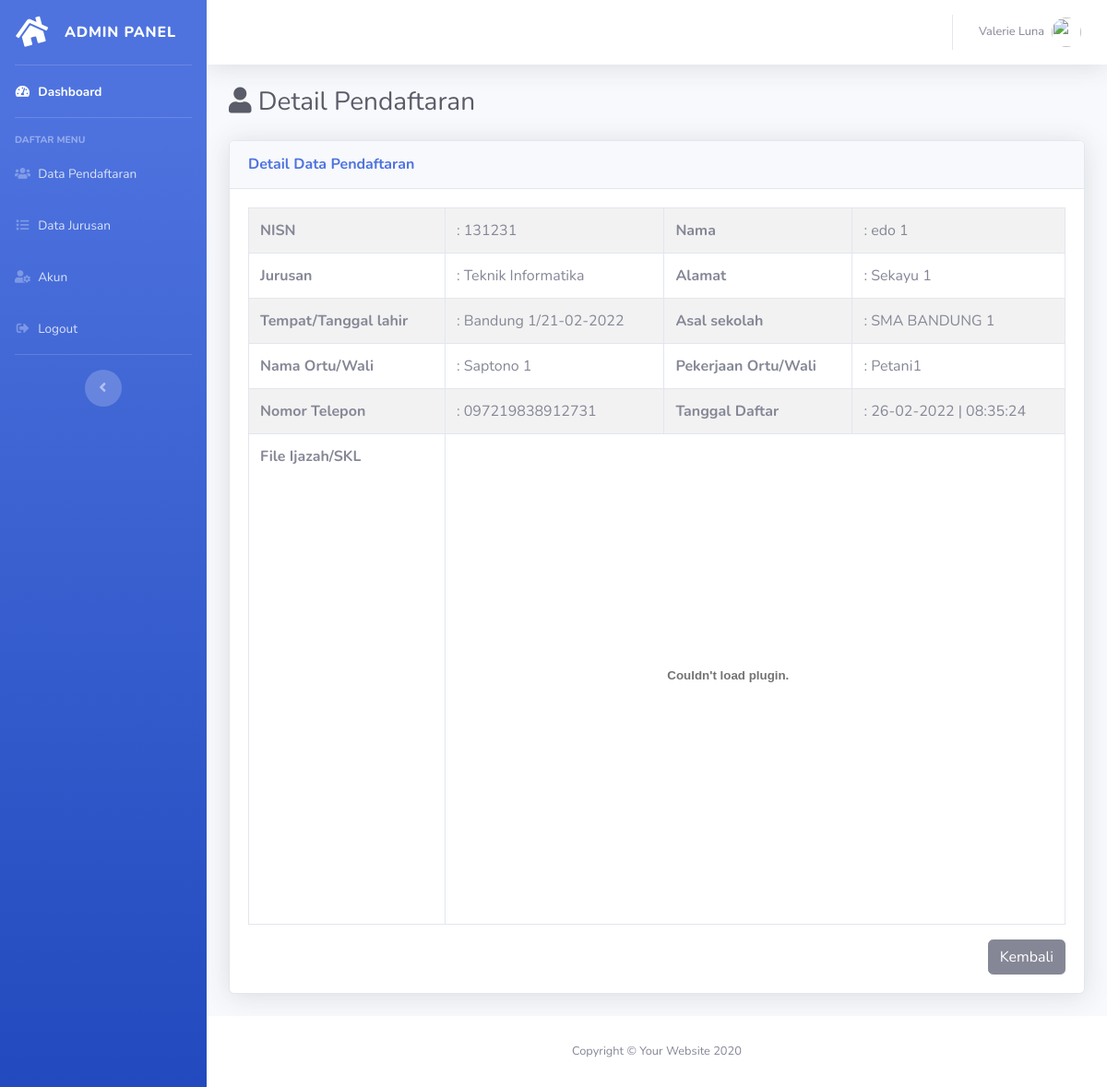
Page /admin/detail-pendaftaran.php?id_pendaftaran=6 on the committed database.
### tables this page shows
CREATE TABLE `tbl_pendaftaran` (
  `id_pendaftaran` int(11) NOT NULL,
  `jurusan_id` varchar(100) NOT NULL,
  `nisn` varchar(20) NOT NULL,
  `nama` varchar(100) NOT NULL,
  `alamat` text NOT NULL,
  `tempat` text NOT NULL,
  `tanggal_lahir` date NOT NULL,
  `asal_sekolah` varchar(100) NOT NULL,
  `nama_ortu` varchar(100) NOT NULL,
  `pekerjaan_ortu` varchar(150) NOT NULL,
  `no_telepon` varchar(20) NOT NULL,
  `file` varchar(150) NOT NULL,
  `tanggal_daftar` timestamp NOT NULL DEFAULT current_timestamp() ON UPDATE current_timestamp()
);

CREATE TABLE `tbl_jurusan` (
  `id_jurusan` int(11) NOT NULL,
  `nama_jurusan` varchar(50) NOT NULL,
  `tanggal_input` timestamp NOT NULL DEFAULT current_timestamp() ON UPDATE current_timestamp()
);

### admin/config/controller.php (called while the page is built, shortened)
<?php
function query($query)
{
    global $db;
    $result = mysqli_query($db, $query);
    $rows = [];
    while ($row = mysqli_fetch_assoc($result)) {
        $rows[] = $row;
    }
    return $rows;
}

### admin/detail-pendaftaran.php (the view, shortened to what this page needs)
<?php
include 'layout/header.php';
$id_pendaftaran = (int)$_GET['id_pendaftaran'];
$data_pendaftaran = query("SELECT * FROM tbl_pendaftaran JOIN tbl_jurusan ON tbl_pendaftaran.jurusan_id = tbl_jurusan.id_jurusan WHERE id_pendaftaran = '$id_pendaftaran'")[0];
?>
<div class="container-fluid">
    <div class="d-sm-flex align-items-center justify-content-between mb-4">
        <h1 class="h3 mb-0 text-gray-800"><i class="fas fa-user"></i> Detail Pendaftaran</h1>
    </div>
    <div class="card shadow mb-4">
        <div class="card-header py-3">
            <h6 class="m-0 font-weight-bold text-primary">Detail Data Pendaftaran</h6>
        </div>
        <div class="card-body">
            <div class="table-responsive">
                <table class="table table-striped table-bordered">
                    <tr>
                        <th>NISN</th>
                        <td>: <?= $data_pendaftaran['nisn']; ?></td>
                        <th>Nama</th>
                        <td>: <?= $data_pendaftaran['nama']; ?></td>
                    </tr>
                    <tr>
                        <th>Jurusan</th>
                        <td>: <?= $data_pendaftaran['nama_jurusan']; ?></td>
                        <th>Alamat</th>
                        <td>: <?= $data_pendaftaran['alamat']; ?></td>
                    </tr>
                    <tr>
                        <th>Tempat/Tanggal lahir</th>
                        <td>: <?= $data_pendaftaran['tempat']; ?>/<?= date('d-m-Y', strtotime($data_pendaftaran['tanggal_lahir'])); ?></td>
                        <th>Asal sekolah</th>
                        <td>: <?= $data_pendaftaran['asal_sekolah']; ?></td>
                    </tr>
                    <tr>
                        <th>Nama Ortu/Wali</th>
                        <td>: <?= $data_pendaftaran['nama_ortu']; ?></td>
                        <th>Pekerjaan Ortu/Wali</th>
                        <td>: <?= $data_pendaftaran['pekerjaan_ortu']; ?></td>
                    </tr>
                    <tr>
                        <th>Nomor Telepon</th>
                        <td>: <?= $data_pendaftaran['no_telepon']; ?></td>
                        <th>Tanggal Daftar</th>
                        <td>: <?= date('d-m-Y | H:i:s', strtotime($data_pendaftaran['tanggal_daftar'])); ?></td>
                    </tr>
                    <tr>
                        <th>File Ijazah/SKL</th>
                        <td colspan="3">
                            <embed src="assets/file/<?= $data_pendaftaran['file']; ?>#toolbar=0&navpanes=0&scrollbar=0" type="application/pdf" width="91%" height="500px" />
                        </td>
                    </tr>
                </table>
                <a href="data-pendaftaran.php" class="btn btn-secondary float-right">Kembali</a>
            </div>
        </div>
    </div>
</div>
<?php include 'layout/footer.php'; ?>

### rows in the picture
tbl_pendaftaran: nisn "131231", nama "edo 1", jurusan.nama_jurusan "Teknik Informatika", alamat "Sekayu 1", tempat "Bandung 1", tanggal_lahir "21-02-2022", asal_sekolah "SMA BANDUNG 1", nama_ortu "Saptono 1", pekerjaan_ortu "Petani1", no_telepon "097219838912731", tanggal_daftar "26-02-2022 | 08:35:24"
